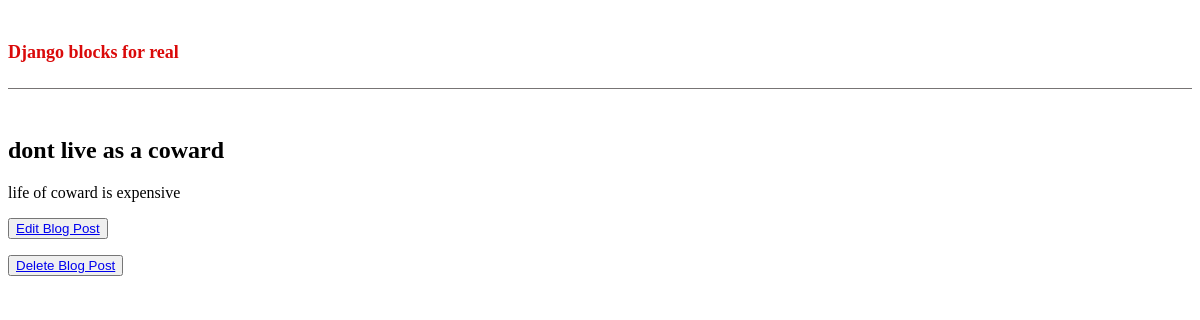
Page /post/5/ on the earlier database version.
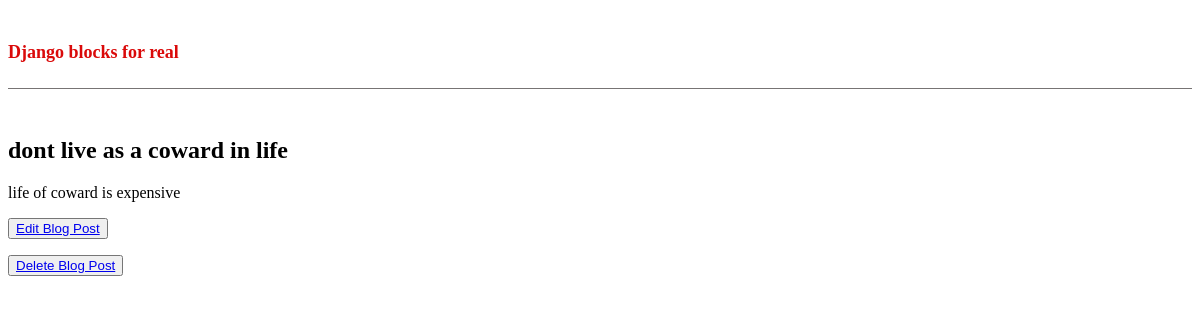
Same page on the later database version.
### blog/models.py (models this page shows, shortened)
class Post(models.Model):
    title=models.CharField(max_length=200)
    author =models.ForeignKey('auth.User', on_delete=models.CASCADE,)
    body = models.TextField()

### blog/views.py (the view)
# urls.py: path('post/<int:pk>/',  BlogDetailView.as_view(), # to see the details and body of the info using id
class BlogDetailView(DetailView): #we use detail view its use display the elements of single object
    model= Post
    template_name = "post_detail.html"

### blog/templates/post_detail.html (shortened to what this page needs)
{% extends 'base.html' %}
    {% block content %}
            <div class="post_entry"><h2>{{ object.title}}</h2><p>
                {{object.body}}</p>
        </div>
        <button type="button"><a href="{%url "post_edit" object.pk %}">Edit Blog Post</a></button>
       <p> <button type="button"><a href="{%url "post_delete" object.pk %}">Delete Blog Post</a></button> </p>
    {% endblock content %}

Differences in the rows shown:
changed Post "life of coward is expensive": title "dont live as a coward" → "dont live as a coward in life"
